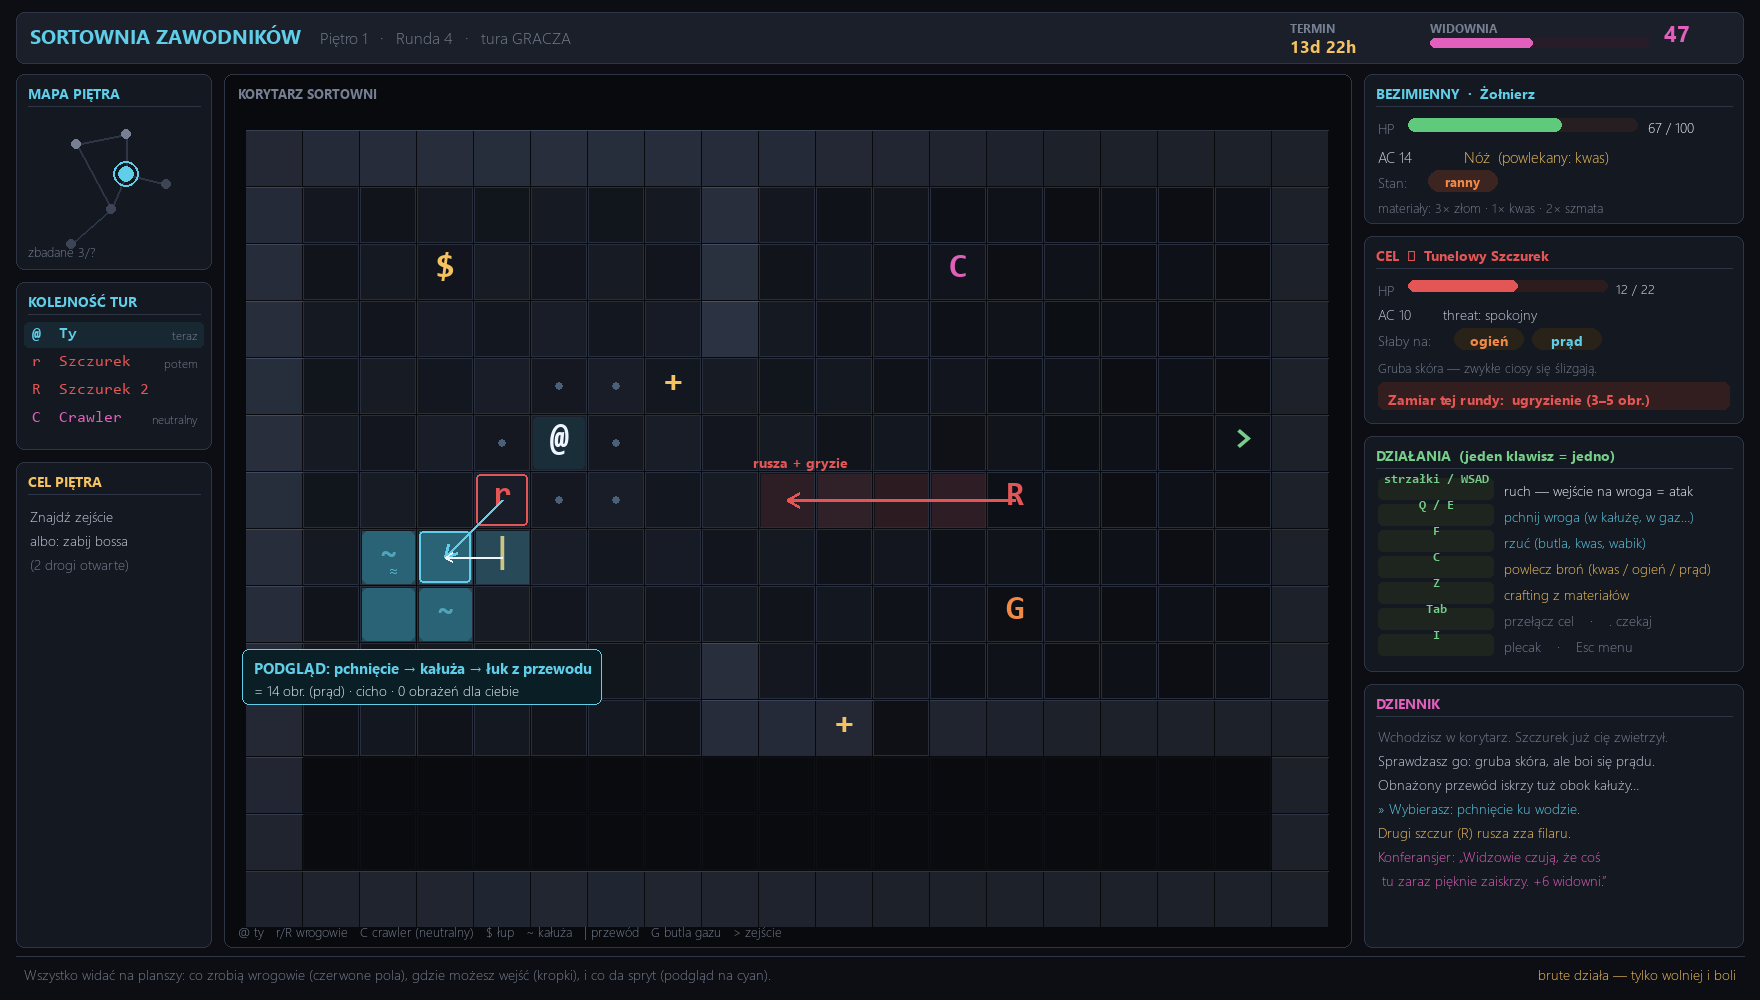

Recreate this plot in Python.
"""Mockup: the UI I (Claude) think is BEST for Dungeon Kraulem.

Thesis: the board IS the game. It steals the best idea from Into the Breach
(perfect-information tactical telegraphing) and marries it to the immersive-sim
systems this codebase already has. The screen answers three questions at a
glance, on the board itself, BEFORE you commit:
  1. What will the enemies do this turn?  (intent arrows + red danger tiles)
  2. What can I do?                        (reachable dots, target ring)
  3. What happens if I get clever?         (the CONSEQUENCE PREVIEW — the
     systemic chain shove->puddle->wire->shock shown as a glowing plan)

The right rail keeps the DCC soul (narration + audience). The verb sprawl /
nav-tabs / parser-as-primary are gone: one key = one action.

Renders _mockup_ideal.png. Throwaway. Run: python _mockup_ideal.py
"""
import os, math
os.environ.setdefault("SDL_VIDEODRIVER", "dummy")
import pygame
pygame.init(); pygame.font.init()

W, H = 1760, 1000
surf = pygame.Surface((W, H), pygame.SRCALPHA)

# ---- palette ---------------------------------------------------------------
BG     = (12, 14, 19)
PANEL  = (20, 24, 32)
PANEL2 = (26, 31, 41)
BORDER = (46, 54, 70)
GRID_L = (40, 46, 60)
WALL   = (52, 60, 78);  WALLHI = (84, 96, 122)
FLOOR  = (22, 26, 35);  FLOOR2 = (27, 32, 43)
UNSEEN = (9, 11, 15)
DIM    = (118, 128, 146)
TXT    = (202, 211, 226)
BRIGHT = (240, 246, 255)
CYAN   = (96, 206, 233)
TEAL   = (70, 150, 168)
MAG    = (224, 96, 188)
AMBER  = (244, 194, 96)
RED    = (228, 86, 86)
ORANGE = (240, 138, 70)
GREEN  = (118, 206, 138)
HPCOL  = (96, 202, 124)
WATER  = (22, 58, 74)

_fonts = {}
def font(sz, b=False):
    k = (sz, b)
    if k not in _fonts:
        _fonts[k] = pygame.font.SysFont("Segoe UI, Arial", sz, bold=b)
    return _fonts[k]
_mono = {}
def mono(sz, b=False):
    k = (sz, b)
    if k not in _mono:
        _mono[k] = pygame.font.SysFont("Consolas, monospace", sz, bold=b)
    return _mono[k]

def text(s, x, y, c=TXT, sz=17, b=False, center=False, right=False, f=None):
    img = (f or font(sz, b)).render(s, True, c)
    r = img.get_rect()
    if center: r.center = (x, y)
    elif right: r.topright = (x, y)
    else: r.topleft = (x, y)
    surf.blit(img, r)
    return r

def panel(x, y, w, h, title=None, tc=CYAN, fill=PANEL):
    pygame.draw.rect(surf, fill, (x, y, w, h), border_radius=8)
    pygame.draw.rect(surf, BORDER, (x, y, w, h), 1, border_radius=8)
    if title:
        text(title, x + 12, y + 9, tc, 14, True)
        pygame.draw.line(surf, (BORDER[0], BORDER[1], BORDER[2]),
                         (x + 12, y + 32), (x + w - 12, y + 32), 1)

def bar(x, y, w, h, frac, col, bg=(38, 30, 32)):
    pygame.draw.rect(surf, bg, (x, y, w, h), border_radius=h // 2)
    if frac > 0:
        pygame.draw.rect(surf, col, (x, y, max(h, int(w * frac)), h), border_radius=h // 2)

def glow_tile(gx, gy, col, alpha, inset=2):
    px, py = ox + gx * TS, oy + gy * TS
    g = pygame.Surface((TS - inset * 2, TS - inset * 2), pygame.SRCALPHA)
    g.fill((col[0], col[1], col[2], alpha))
    surf.blit(g, (px + inset, py + inset))

def arrow(p1, p2, col, w=3, head=13):
    pygame.draw.line(surf, col, p1, p2, w)
    ang = math.atan2(p2[1] - p1[1], p2[0] - p1[0])
    for da in (math.radians(150), math.radians(-150)):
        hx = p2[0] + head * math.cos(ang + da)
        hy = p2[1] + head * math.sin(ang + da)
        pygame.draw.line(surf, col, p2, (hx, hy), w)

surf.fill(BG)

# ============================================================================
# TOP BAR
# ============================================================================
TOP_H = 52
panel(16, 12, W - 32, TOP_H, fill=PANEL2)
text("SORTOWNIA ZAWODNIKÓW", 30, 22, CYAN, 20, True)
text("Piętro 1   ·   Runda 4   ·   tura GRACZA", 320, 26, DIM, 16)
# deadline
text("TERMIN", W - 470, 20, DIM, 12, True)
text("13d 22h", W - 470, 34, AMBER, 17, True)
# audience meter
text("WIDOWNIA", W - 330, 20, DIM, 12, True)
bar(W - 330, 38, 220, 10, 0.47, MAG, (40, 28, 40))
text("47", W - 96, 18, MAG, 22, True)

CY0 = 12 + TOP_H + 10            # content top
CY1 = H - 52                     # content bottom

# layout columns
LX, LW = 16, 196
BX = LX + LW + 12
RW = 380
RX = W - 16 - RW
BW = RX - 12 - BX

# ============================================================================
# LEFT RAIL — minimap, initiative, objective
# ============================================================================
panel(LX, CY0, LW, 196, "MAPA PIĘTRA")
# tiny node graph
nodes = {"a": (60, 70), "b": (110, 60), "c": (150, 110), "d": (95, 135),
         "e": (55, 170), "cur": (110, 100)}
edges = [("a", "b"), ("b", "cur"), ("cur", "c"), ("cur", "d"), ("d", "e"), ("a", "d")]
for u, v in edges:
    p = (LX + nodes[u][0], CY0 + nodes[u][1]); q = (LX + nodes[v][0], CY0 + nodes[v][1])
    pygame.draw.line(surf, BORDER, p, q, 2)
for k, (nx, ny) in nodes.items():
    c = CYAN if k == "cur" else (DIM if k in ("a", "b") else (60, 68, 86))
    r = 8 if k == "cur" else 5
    pygame.draw.circle(surf, c, (LX + nx, CY0 + ny), r)
    if k == "cur":
        pygame.draw.circle(surf, CYAN, (LX + nx, CY0 + ny), 13, 2)
text("zbadane 3/?", LX + 12, CY0 + 168, DIM, 13)

IY = CY0 + 208
panel(LX, IY, LW, 168, "KOLEJNOŚĆ TUR")
order = [("@  Ty", CYAN, "teraz"), ("r  Szczurek", RED, "potem"),
         ("R  Szczurek 2", RED, ""), ("C  Crawler", MAG, "neutralny")]
for i, (nm, c, tag) in enumerate(order):
    yy = IY + 44 + i * 28
    if i == 0:
        pygame.draw.rect(surf, (24, 40, 50), (LX + 8, yy - 4, LW - 16, 26), border_radius=5)
    text(nm, LX + 16, yy, c, 16, b=(i == 0), f=mono(16, i == 0))
    if tag: text(tag, LX + LW - 14, yy + 1, DIM, 12, right=True)

OY = IY + 180
panel(LX, OY, LW, CY1 - OY, "CEL PIĘTRA", AMBER)
for i, l in enumerate(["Znajdź zejście", "albo: zabij bossa", "(2 drogi otwarte)"]):
    text(l, LX + 14, OY + 44 + i * 24, TXT if i < 2 else DIM, 14)

# ============================================================================
# CENTER — THE BOARD
# ============================================================================
panel(BX, CY0, BW, CY1 - CY0, fill=(8, 10, 14))
text("KORYTARZ SORTOWNI", BX + 14, CY0 + 10, DIM, 13, True)

GRID = [
    "###################",
    "#.......#.........#",
    "#..$....#....C....#",
    "#.......#.........#",
    "#.......+.........#",
    "#....@...........>#",
    "#...r.........R...#",
    "#.~~|.............#",
    "#.~~.........G....#",
    "#.......#.........#",
    "#.......###+#######",
    "#.................#",
    "#.................#",
    "###################",
]
COLS, ROWS = len(GRID[0]), len(GRID)
pad = 16
avail_w = BW - pad * 2
avail_h = (CY1 - CY0) - 40 - pad
TS = min(avail_w // COLS, avail_h // ROWS)
gw, gh = TS * COLS, TS * ROWS
ox = BX + (BW - gw) // 2
oy = CY0 + 36 + ((CY1 - CY0 - 36) - gh) // 2

def find(ch):
    for y, l in enumerate(GRID):
        x = l.find(ch)
        if x >= 0: return x, y
    return None
def cellpx(gx, gy, cx=False):
    if cx: return ox + gx * TS + TS // 2, oy + gy * TS + TS // 2
    return ox + gx * TS, oy + gy * TS

pcx, pcy = find('@')
# fog: the south corridor (below the lower door) is unexplored
UNEXPLORED = {(x, y) for y in (11, 12) for x in range(1, COLS - 1)}

for gy, line in enumerate(GRID):
    for gx, ch in enumerate(line):
        px, py = cellpx(gx, gy)
        if (gx, gy) in UNEXPLORED:
            pygame.draw.rect(surf, UNSEEN, (px, py, TS - 1, TS - 1))
            pygame.draw.rect(surf, (14, 16, 22), (px, py, TS - 1, TS - 1), 1)
            continue
        d = math.hypot(gx - pcx, gy - pcy)
        fade = max(0.55, 1.0 - d / 22.0)
        if ch == '#':
            pygame.draw.rect(surf, tuple(int(v * fade) for v in WALL), (px, py, TS - 1, TS - 1))
            pygame.draw.line(surf, tuple(int(v * fade) for v in WALLHI), (px, py), (px + TS - 1, py), 1)
            continue
        base = FLOOR2 if (gx + gy) % 2 == 0 else FLOOR
        pygame.draw.rect(surf, tuple(int(v * fade) for v in base), (px, py, TS - 1, TS - 1))
        pygame.draw.rect(surf, GRID_L, (px, py, TS - 1, TS - 1), 1)

# ---- hazards (drawn under actors) ----
for (hx, hy) in [(2, 7), (3, 7), (2, 8), (3, 8)]:
    px, py = cellpx(hx, hy)
    pygame.draw.rect(surf, WATER, (px + 2, py + 2, TS - 4, TS - 4), border_radius=6)

def glyph(ch, gx, gy, col, ring=None, sz=None):
    px, py = cellpx(gx, gy, cx=True)
    if ring:
        pygame.draw.rect(surf, ring, (ox + gx * TS + 2, oy + gy * TS + 2, TS - 5, TS - 5), 2, border_radius=4)
    text(ch, px, py - 1, col, sz or int(TS * 0.6), True, center=True, f=mono(sz or int(TS * 0.6), True))

# tokens
text("≈", *cellpx(2, 7, cx=True), CYAN); # decorative water mark via text below instead
# water shimmer marks
for (hx, hy) in [(2, 7), (3, 8)]:
    px, py = cellpx(hx, hy, cx=True)
    text("~", px, py, TEAL, int(TS * 0.5), True, center=True, f=mono(int(TS * 0.5), True))
glyph("|", 4, 7, AMBER)                                   # sparking wire
glyph("$", 3, 2, AMBER)                                   # loot
glyph(">", 17, 5, GREEN)                                  # exit
glyph("+", 7, 4, AMBER); glyph("+", 10, 10, AMBER)        # doors
glyph("G", 13, 8, ORANGE)                                 # gas canister (alt hazard)
glyph("C", 12, 2, MAG)                                    # neutral crawler

# ---- TURN-1 INFO LAYER: enemy R intent (red danger) ----
# R will move west and threaten these tiles
for (tx, ty) in [(12, 6), (11, 6), (10, 6), (9, 6)]:
    glow_tile(tx, ty, RED, 34)
Rp = cellpx(13, 6, cx=True)
arrow(Rp, cellpx(9, 6, cx=True), RED, 3, 14)
glyph("R", 13, 6, RED)
text("rusza + gryzie", cellpx(9, 6)[0] - 6, cellpx(9, 6)[1] - 20, RED, 14, True)

# ---- reachable move dots around player ----
for ddx, ddy in [(-1, 0), (1, 0), (0, -1), (0, 1), (1, -1), (1, 1), (-1, 1)]:
    cx, cy = pcx + ddx, pcy + ddy
    if 0 <= cy < ROWS and 0 <= cx < COLS and GRID[cy][cx] in ".+$>":
        dx, dy = cellpx(cx, cy, cx=True)
        pygame.draw.circle(surf, (74, 96, 120), (dx, dy), 4)

# ---- player + selected target ----
px, py = cellpx(pcx, pcy)
pygame.draw.rect(surf, (26, 46, 58), (px + 2, py + 2, TS - 5, TS - 5), border_radius=4)
glyph("@", pcx, pcy, BRIGHT)
glyph("r", 4, 6, RED, ring=RED)                            # selected target ring

# ============================================================================
# THE CONSEQUENCE PREVIEW — the star of the show
# the plan: shove r (SW) onto puddle; sparking wire arcs through water -> shock
# ============================================================================
# 1) shove path arrow from rat to its landing tile (3,7)
arrow(cellpx(4, 6, cx=True), cellpx(3, 7, cx=True), CYAN, 3, 13)
# 2) landing tile dashed ring
lpx, lpy = cellpx(3, 7)
pygame.draw.rect(surf, CYAN, (lpx + 2, lpy + 2, TS - 5, TS - 5), 2, border_radius=4)
# 3) electrified chain glow on puddle + wire (the systemic result)
for (cx, cy) in [(2, 7), (3, 7), (2, 8), (3, 8), (4, 7)]:
    glow_tile(cx, cy, CYAN, 70)
# little spark from wire into puddle
arrow(cellpx(4, 7, cx=True), cellpx(3, 7, cx=True), BRIGHT, 2, 9)
# 4) the plan callout
cbx, cby = ox - 4, oy + 9 * TS + 6
pygame.draw.rect(surf, (10, 30, 38), (cbx, cby, 360, 56), border_radius=7)
pygame.draw.rect(surf, CYAN, (cbx, cby, 360, 56), 1, border_radius=7)
text("PODGLĄD: pchnięcie → kałuża → łuk z przewodu", cbx + 12, cby + 8, CYAN, 15, True)
text("= 14 obr. (prąd) · cicho · 0 obrażeń dla ciebie", cbx + 12, cby + 31, BRIGHT, 14)

# board legend
text("@ ty   r/R wrogowie   C crawler (neutralny)   $ łup   ~ kałuża   | przewód   "
     "G butla gazu   > zejście", BX + 14, CY1 - 26, DIM, 13)

# ============================================================================
# RIGHT RAIL — player, target, actions, log
# ============================================================================
# player card
pcard_h = 150
panel(RX, CY0, RW, pcard_h, "BEZIMIENNY  ·  Żołnierz")
text("HP", RX + 14, CY0 + 44, DIM, 14)
bar(RX + 44, CY0 + 44, 230, 14, 0.67, HPCOL)
text("67 / 100", RX + 284, CY0 + 43, BRIGHT, 14)
text("AC 14", RX + 14, CY0 + 72, TXT, 15)
text("Nóż  (powlekany: kwas)", RX + 100, CY0 + 72, AMBER, 15)
text("Stan:", RX + 14, CY0 + 98, DIM, 14)
pygame.draw.rect(surf, (60, 36, 32), (RX + 64, CY0 + 96, 70, 22), border_radius=11)
text("ranny", RX + 99, CY0 + 107, ORANGE, 13, True, center=True)
text("materiały: 3× złom · 1× kwas · 2× szmata", RX + 14, CY0 + 124, DIM, 13)

# target card
ty0 = CY0 + pcard_h + 12
tcard_h = 188
panel(RX, ty0, RW, tcard_h, "CEL  ▸  Tunelowy Szczurek", RED)
text("HP", RX + 14, ty0 + 44, DIM, 14)
bar(RX + 44, ty0 + 44, 200, 12, 0.55, RED, (44, 28, 30))
text("12 / 22", RX + 252, ty0 + 43, BRIGHT, 13)
text("AC 10        threat: spokojny", RX + 14, ty0 + 68, TXT, 14)
text("Słaby na:", RX + 14, ty0 + 94, DIM, 14)
for i, (w, c) in enumerate([("ogień", ORANGE), ("prąd", CYAN)]):
    chip = RX + 90 + i * 78
    pygame.draw.rect(surf, (40, 34, 24), (chip, ty0 + 92, 70, 22), border_radius=11)
    text(w, chip + 35, ty0 + 103, c, 14, True, center=True)
text("Gruba skóra — zwykłe ciosy się ślizgają.", RX + 14, ty0 + 122, DIM, 13)
pygame.draw.rect(surf, (50, 30, 30), (RX + 14, ty0 + 146, RW - 28, 28), border_radius=6)
text("Zamiar tej rundy:  ugryzienie (3–5 obr.)", RX + 24, ty0 + 153, RED, 14, True)

# action palette
ay0 = ty0 + tcard_h + 12
acard_h = 236
panel(RX, ay0, RW, acard_h, "DZIAŁANIA  (jeden klawisz = jedno)", GREEN)
acts = [
    ("strzałki / WSAD", "ruch — wejście na wroga = atak", BRIGHT),
    ("Q / E", "pchnij wroga (w kałużę, w gaz…)", CYAN),
    ("F", "rzuć (butla, kwas, wabik)", CYAN),
    ("C", "powlecz broń (kwas / ogień / prąd)", AMBER),
    ("Z", "crafting z materiałów", AMBER),
    ("Tab", "przełącz cel    ·    . czekaj", DIM),
    ("I", "plecak    ·    Esc menu", DIM),
]
for i, (key, desc, c) in enumerate(acts):
    yy = ay0 + 44 + i * 26
    pygame.draw.rect(surf, (30, 36, 30), (RX + 14, yy - 2, 116, 22), border_radius=5)
    text(key, RX + 72, yy + 1, GREEN, 13, True, center=True, f=mono(13, True))
    text(desc, RX + 140, yy, c, 14)

# log (the DCC soul stays)
ly0 = ay0 + acard_h + 12
panel(RX, ly0, RW, CY1 - ly0, "DZIENNIK", MAG)
log = [
    ("Wchodzisz w korytarz. Szczurek już cię zwietrzył.", DIM),
    ("Sprawdzasz go: gruba skóra, ale boi się prądu.", TXT),
    ("Obnażony przewód iskrzy tuż obok kałuży…", TXT),
    ("» Wybierasz: pchnięcie ku wodzie.", CYAN),
    ("Drugi szczur (R) rusza zza filaru.", AMBER),
    ("Konferansjer: „Widzowie czują, że coś", MAG),
    (" tu zaraz pięknie zaiskrzy. +6 widowni.”", MAG),
]
for i, (l, c) in enumerate(log):
    text(l, RX + 14, ly0 + 42 + i * 24, c, 14)

# ============================================================================
# BOTTOM HINT BAR
# ============================================================================
pygame.draw.line(surf, BORDER, (16, H - 44), (W - 16, H - 44), 1)
text("Wszystko widać na planszy: co zrobią wrogowie (czerwone pola), gdzie możesz wejść (kropki), "
     "i co da spryt (podgląd na cyan).",
     24, H - 36, DIM, 14)
text("brute działa — tylko wolniej i boli", W - 24, H - 36, AMBER, 14, right=True)

pygame.image.save(surf, "_mockup_ideal.png")
print("wrote _mockup_ideal.png")
